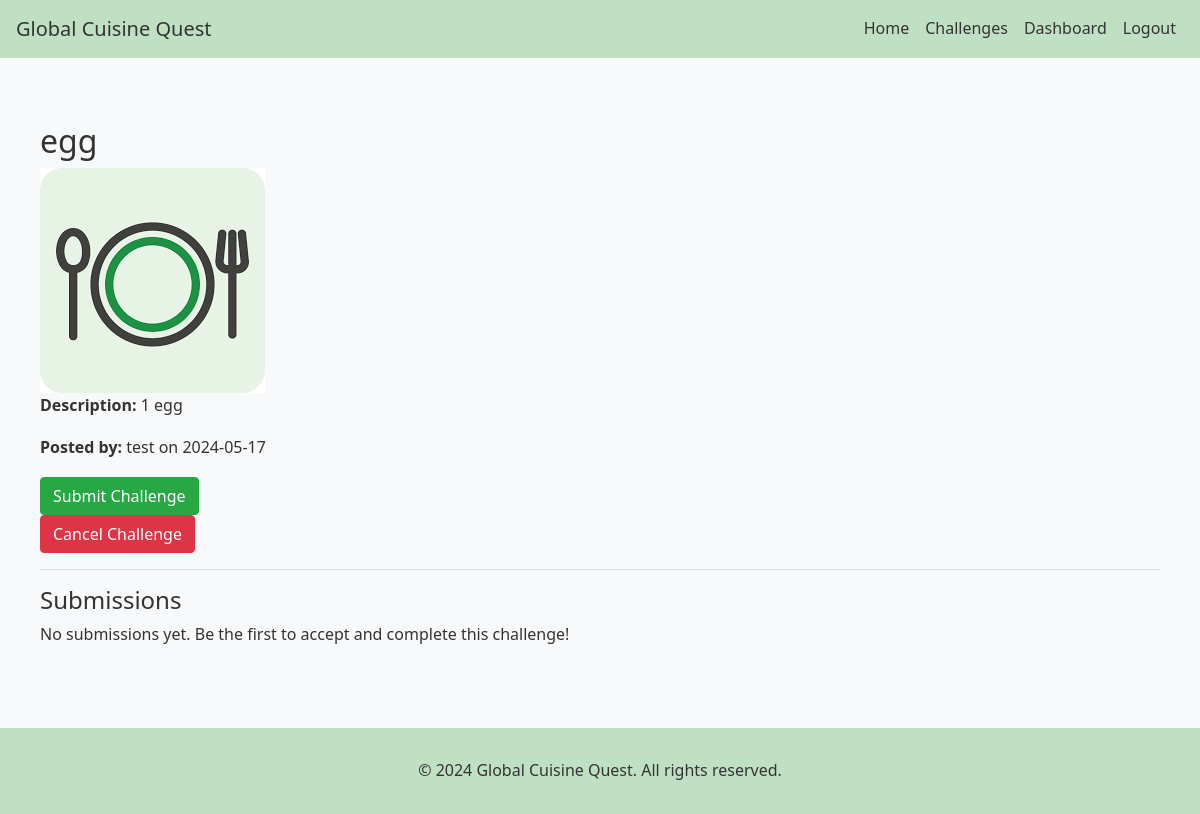
The page /challenge/4 (signed in) on the database its author committed.
### globalcuisine/models.py (models this page shows, shortened)
class Challenge(db.Model):
    id = db.Column(db.Integer, primary_key=True)
    title = db.Column(db.String(100), nullable=False)
    recipe_type = db.Column(db.String(100), nullable=False)
    description = db.Column(db.Text, nullable=False)
    is_recipe = db.Column(db.Boolean, nullable=False)
    ingredients = db.Column(db.Text, nullable=False)
    recipe_instructions = db.Column(db.Text, nullable=False)
    created_at = db.Column(db.DateTime, nullable=False, default=datetime.utcnow)
    cuisine_type = db.Column(db.String(100))  # Make sure this line exists
    cuisine_style = db.Column(db.String(100))  # Make sure this line exists
    difficulty_level = db.Column(db.String(50), nullable=False)
    image_filename = db.Column(db.String(255))
    user_id = db.Column(db.Integer, db.ForeignKey('user.id'), nullable=False)
    submissions = db.relationship('Submission', backref='challenge', lazy=True)
    active_users = db.relationship('ActiveChallenge', backref='challenge', lazy=True)
    completed_users = db.relationship('CompletedChallenge', backref='challenge', lazy=True)

class User(UserMixin, db.Model):
    id = db.Column(db.Integer, primary_key=True)
    username = db.Column(db.String(100), unique=True, nullable=False)
    email = db.Column(db.String(120), unique=True, nullable=False)
    password_hash = db.Column(db.String(128))
    challenges = db.relationship('Challenge', backref='author', lazy=True)
    submissions = db.relationship('Submission', backref='user', lazy=True)
    active_challenges = db.relationship('ActiveChallenge', backref='user', lazy=True)
    completed_challenges = db.relationship('CompletedChallenge', backref='user', lazy=True)

### globalcuisine/main.py (the view)
@main.route('/challenge/<int:challenge_id>')
@login_required
def challenge_detail(challenge_id):
    challenge = Challenge.query.get_or_404(challenge_id)
    active_challenge = ActiveChallenge.query.filter_by(user_id=current_user.id, challenge_id=challenge_id).first()
    completed_challenge = CompletedChallenge.query.filter_by(user_id=current_user.id, challenge_id=challenge_id).first()
    submissions = Submission.query.filter_by(challenge_id=challenge_id).all()
    return render_template('challenge_detail.html', challenge=challenge, active_challenge=active_challenge,
                           completed_challenge=completed_challenge, submissions=submissions)

### globalcuisine/templates/challenge_detail.html (shortened to what this page needs)
{% extends "base.html" %}
{% block content %}
<div class="container mt-4">
    <h2>{{ challenge.title }}</h2>
    <img src="{{ url_for('static', filename='images/' ~ challenge.image_filename) }}" alt="{{ challenge.title }}" class="img-fluid">
    <p><strong>Description:</strong> {{ challenge.description }}</p>
    <p><strong>Posted by:</strong> {{ challenge.author.username }} on {{ challenge.created_at.strftime('%Y-%m-%d') }}</p>
    {% if current_user.is_authenticated %}
        {% if active_challenge %}
            <form action="{{ url_for('main.submit_challenge', challenge_id=challenge.id) }}" method="post">
                <button type="submit" class="btn btn-success">Submit Challenge</button>
            </form>
            <form action="{{ url_for('main.cancel_challenge', challenge_id=challenge.id) }}" method="post" style="display:inline;">
                <button type="submit" class="btn btn-danger">Cancel Challenge</button>
            </form>
        {% elif completed_challenge %}
            <p>You have completed this challenge.</p>
        {% else %}
            <form action="{{ url_for('main.accept_challenge', challenge_id=challenge.id) }}" method="post">
                <button type="submit" class="btn btn-primary">Accept Challenge</button>
            </form>
        {% endif %}
    {% else %}
        <p><a href="{{ url_for('auth.login') }}">Log in</a> to accept or submit this challenge.</p>
    {% endif %}
    <hr>
    <h4>Submissions</h4>
    {% if submissions %}
        <div class="list-group">
            {% for submission in submissions %}
                <a href="#" class="list-group-item list-group-item-action">
                    <h5 class="mb-1">{{ submission.user.username }}'s submission</h5>
                    {% if submission.image_filename %}
                        <img src="{{ url_for('static', filename='images/' ~ submission.image_filename) }}" alt="Submission Image" class="img-fluid">
                    {% endif %}
                    <p class="mb-1">{{ submission.comment | truncate(100) }}</p>
                    <small>Submitted on {{ submission.created_at.strftime('%Y-%m-%d') }}</small>
                </a>
            {% endfor %}
        </div>
    {% else %}
        <p>No submissions yet. Be the first to accept and complete this challenge!</p>
    {% endif %}
</div>
{% endblock %}

### globalcuisine/static/css/style.css (style rules this page uses)
body { font-family: 'Segoe UI', Tahoma, Geneva, Verdana, sans-serif; background-color: #f8f9fa; color: #333; line-height: 1.6; display: flex; flex-direction: column; min-height: 100vh; }
.container { max-width: 1200px; margin: 0 auto; padding: 20px; }
h1, h2, h3, h4, h5, h6 { color: #333; }
p { margin-bottom: 1em; }

### rows shown on the page
Challenge: title "egg", image_filename (placeholder picture), description "1 egg", created_at "2024-05-17"
User: author.username "test"
